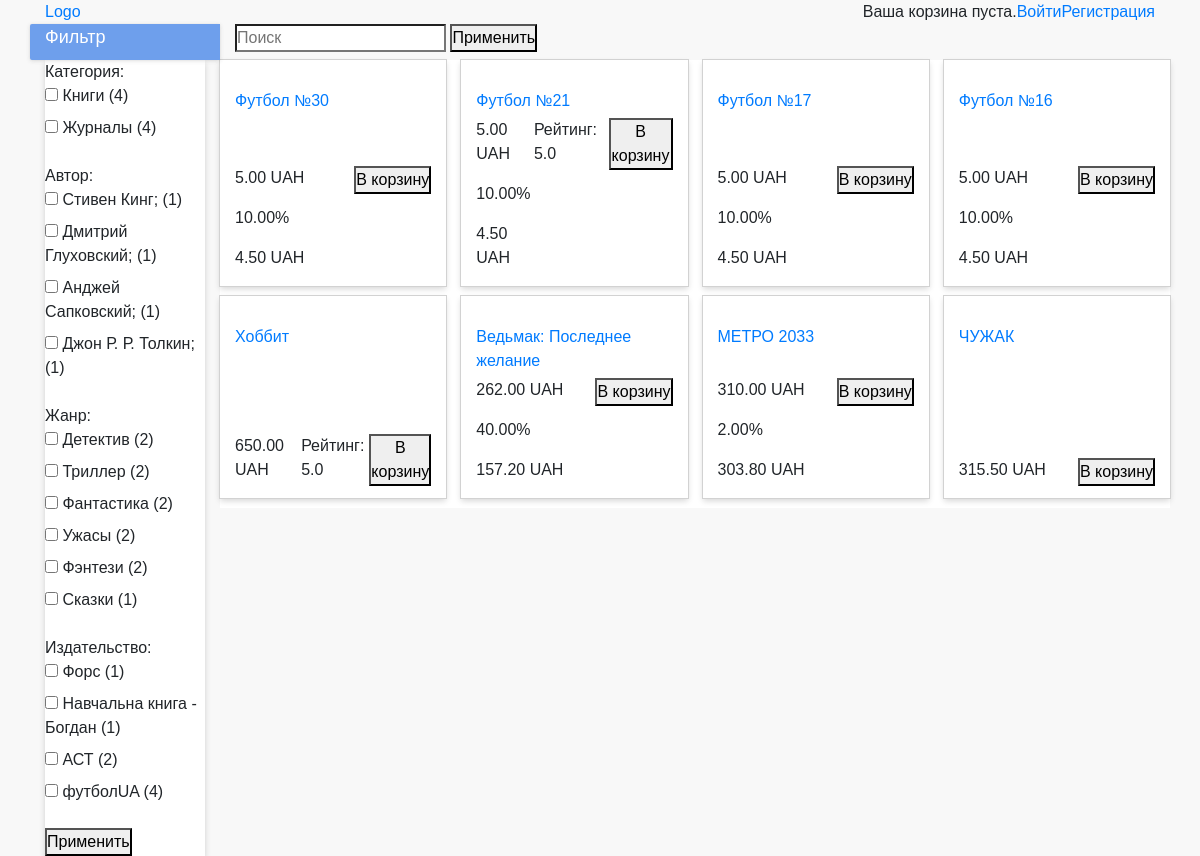
The page / on the database its author committed.
### store/models.py (models this page shows, shortened)
class Category(models.Model):
    name = models.CharField(max_length=50, verbose_name='Категория товару', help_text="Enter product category.",
                            blank=True)
    slug = models.SlugField(max_length=100)
    def __str__(self):
        return self.name
    def counter(self, data):
        queryset = Product.objects.filter(category=self.id)
        return queryset.count()

class BookAuthor(models.Model):
    name = models.CharField(max_length=50, verbose_name='Имя', help_text="Enter author name.", blank=True)
    slug = models.SlugField(max_length=100)
    def __str__(self):
        return self.name + ';'
    def counter(self, data):
        queryset = Book.objects.filter(author=self.id)
        return queryset.count()

class BookGenre(models.Model):
    name = models.CharField(max_length=50, verbose_name='Жанр', help_text="Enter book genre.", blank=True)
    slug = models.SlugField(max_length=100)
    def __str__(self):
        return self.name
    def counter(self, data):
        queryset = Book.objects.filter(genre=self.id)
        return queryset.count()

class Publisher(models.Model):
    name = models.CharField(max_length=50, verbose_name='Жанр', help_text="Enter publisher.", blank=True)
    slug = models.SlugField(max_length=100)
    def __str__(self):
        return self.name
    def counter(self, data):
        queryset = Product.objects.filter(publisher=self.id)
        return queryset.count()

class Product(models.Model):
    category = models.ForeignKey(Category, on_delete=models.SET_NULL, null=True)
    name = models.CharField(max_length=100, verbose_name='Название', help_text="Enter book name.", blank=True)
    publisher = models.ForeignKey(Publisher, on_delete=models.SET_NULL, null=True)
    price = models.DecimalField(max_digits=10, verbose_name='Цена', decimal_places=2, help_text="Enter price book",
                                validators=[MinValueValidator(1)],
                                blank=True)
    Discounts = models.DecimalField(max_digits=10, verbose_name='Скидка', decimal_places=2, help_text="Enter discounts",
                                    validators=[MinValueValidator(0)],
                                    blank=True)
    image = models.ImageField(upload_to='images/products/', verbose_name='Изображение', blank=True, null=True)
    slug = models.SlugField(max_length=100)
    class Meta:
        ordering = ['-id']
    def get_absolute_url(self):
        if self.category.name == 'Книги':
            return reverse('store:book_detail', kwargs={'slug': self.slug})
        else:
            return reverse('store:magazine_detail', kwargs={'slug': self.slug})
    def get_rating(self):
        rating = self.productreviews_set.all().aggregate(Avg('rating'))
        if rating['rating__avg']:
            return 'Рейтинг: %s' % (round(float(rating['rating__avg']), 2))
        else:
            return ''
    def get_discount(self):
        category_discount = self.category.categorydiscount_set.get(category=self.category)
        if category_discount.active:
            if category_discount.discount > self.Discounts:
                return category_discount.discount
            else:
                return self.Discounts
        else:
            return self.Discounts
    def get_discounted_price(self):
        discount = self.get_discount()
        if discount > 0:
            price = self.price - (self.price * (discount / 100))
            return round(price, 2)
        if discount == 0:
            return self.price

class CategoryDiscount(models.Model):
    category = models.ForeignKey(Category, on_delete=models.SET_NULL, null=True)
    discount = models.DecimalField(max_digits=10, verbose_name='Скидка', decimal_places=2, help_text="Enter discounts",
                                   validators=[MinValueValidator(0)],
                                   blank=True)
    active = models.BooleanField(default=False, verbose_name='активация скидки')

### store/views.py (the view)
# urls.py: path('', views.ProductListView.as_view(), name='index'),
class ProductListView(View):
    def get(self, request):
        f = ProductFilter(request.GET, queryset=Product.objects.all())
        url_list = dict(request.GET)
        product_filter_counter(request)
        return render(request, 'index.html',
                      context={'filter': f,
                               'category_list': update_model_counter(request, Category.objects.all()),
                               'author_list': update_model_counter(request, BookAuthor.objects.all()),
                               'genre_list': update_model_counter(request, BookGenre.objects.all()),
                               'publisher_list': update_model_counter(request, Publisher.objects.all()),
                               'url_list': url_list})

### cart/cart.py (called while the page is built)
    def __len__(self):
        return self.cart.__len__()

### cart/cart_in_session.py (called while the page is built)
    def __len__(self):
        return sum(item['quantity'] for item in self.cart.values())

### cart/context_processors.py (called while the page is built)
def cart(request):
    return {'cart_info': CartManager(request)}

### store/filter_counter.py (called while the page is built)
def product_filter_counter(request):
    for model_list in Category.objects.all(), BookGenre.objects.all(), BookAuthor.objects.all(), Publisher.objects.all():
        for model in model_list:
            model.counter(request.GET)

def update_model_counter(request, model):
    model_dict = {}
    for model_item in model:
        model_dict[model_item] = model_item.counter(request.GET)
    return model_dict

### store/templates/index.html (shortened to what this page needs)
{% extends "base_generic.html" %}
{% block sidebar %}
  {% include "navbar.html" %}
{% endblock %}
{% block content %}
  <div class="catalog  block_white">
    <ul class="row catalog-grid">
      {% for product in filter.qs %}
        <li class="col-6 col-md-6 col-xl-3  catalog-grid__cell ">
          <div class="item block_shadow">
            <div class="item__heading">
              <a href={{ product.get_absolute_url }}>{{ product.name }}</a>
            </div>
            <div class="item__bottom">
              <div class="item__price">
                {% if product.get_discount > 0 %}
                  <p>{{ product.price }} UAH</p>
                  <p>{{ product.get_discount }}%</p>
                  <p>{{ product.get_discounted_price }} UAH</p>
                {% else %}
                  <p>{{ product.price }} UAH</p>
                {% endif %}
              </div>
              {{ product.get_rating }}
              <form action="{% url "cart:cart_add" product.id %}" method="post">
                <button class="info-box__button" type="submit" value="Add to cart">В корзину</button>
              </form>
            </div>
          </div>
        </li>
      {% endfor %}
    </ul>
  </div>
{% endblock %}

### store/templates/navbar.html
<nav class="col-12 col-md-3 col-xl-2 sidebar">
  <div id='side-nav' class="block_white block_shadow">
    <form method="get">
      <ul> Категория:
        {% for category_key, category_item in category_list.items %}
          <li><label>
            <input type="checkbox" name="category"
                   value={{ category_key.id }} {% if category_key.id|stringformat:"s" in url_list.category %} checked {% endif %}
                    {% if category_item == 0 %} disabled {% endif %}> {{ category_key }} ({{ category_item }})
          </label></li>
        {% endfor %}
      </ul>
      <ul> Автор:
        {% for author_key, author_item in author_list.items %}
          <li><label>
            <input type="checkbox" name="book__author" value=
                    {{ author_key.id }}{% if author_key.id|stringformat:"s" in url_list.book__author %} checked {% endif %}
                    {% if author_item == 0 %} disabled {% endif %}> {{ author_key }} ({{ author_item }})
          </label></li>
        {% endfor %}
      </ul>
      <ul> Жанр:
        {% for genre_key, genre_item in genre_list.items %}
          <li><label>
            <input type="checkbox" name="book__genre"
                   value={{ genre_key.id }} {% if genre_key.id|stringformat:"s" in url_list.book__genre %} checked {% endif %}
                    {% if genre_item == 0 %} disabled {% endif %}> {{ genre_key }} ({{ genre_item }})
          </label></li>
        {% endfor %}
      </ul>
      <ul> Издательство:
        {% for publisher_key, publisher_item in publisher_list.items %}
          <li><label>
            <input type="checkbox" name="publisher" value=
                    {{ publisher_key.id }}{% if publisher_key.id|stringformat:"s" in url_list.publisher %} checked {% endif %}
                    {% if publisher_item == 0 %} disabled {% endif %}> {{ publisher_key }} ({{ publisher_item }})
          </label></li>
        {% endfor %}
      </ul>
      <button class="info-box__button" type="submit" value="apply">Применить</button>
    </form>
  </div>
</nav>

### static/store/style.css (style rules this page uses)
* { margin: 0; padding: 0; }
body { background-color: #f8f8f8 !important; font-family: 'Fira Sans', sans-serif; }
ul li { list-style-type: none; }
.block_white { background: #fff; }
.block_shadow { box-shadow: 0 3px 6px 0 rgba(0, 0, 0, 0.16); }
.catalog { position: relative; }
.catalog-grid { margin-left: 0; }
.catalog-grid__cell { position: relative; padding-left: 0; padding-bottom: 10px; }
.item { position: relative; display: flex; flex-direction: column; outline: 1px solid #d2d2d2; border: 0; background: #fff; height: 100%; }
.item__heading { padding: 5px 15px; flex: 1 0 auto; }
.item__bottom { flex-shrink: 0; display: flex; justify-content: space-between; padding: 0 15px; }

### rows shown on the page
Category: name "Книги", category_item "4"
Category: name "Журналы", category_item "4"
BookAuthor: name "Стивен Кинг;", id "1"
BookAuthor: name "Дмитрий Глуховский;", author_item "1"
BookAuthor: name "Анджей Сапковский;", author_item "1"
BookAuthor: name "Джон Р. Р. Толкин;", author_item "1"
BookGenre: name "Детектив", genre_item "2"
BookGenre: name "Триллер", id "2"
BookGenre: name "Фантастика", genre_item "2"
BookGenre: name "Ужасы", genre_item "2"
BookGenre: name "Фэнтези", genre_item "2"
BookGenre: name "Сказки", genre_item "1"
Publisher: name "Форс", publisher_item "1"
Publisher: name "Навчальна книга - Богдан", publisher_item "1"
Publisher: name "АСТ", publisher_item "2"
Publisher: name "футболUA", publisher_item "4"
Product: name "Футбол №30", price "5.00", get_discount "10.00", get_discounted_price "4.50"
Product: name "Футбол №21", price "5.00", get_discount "10.00", get_discounted_price "4.50", get_rating "Рейтинг: 5.0"
Product: name "Футбол №17", price "5.00", get_discount "10.00", get_discounted_price "4.50"
Product: name "Футбол №16", price "5.00", get_discount "10.00", get_discounted_price "4.50"
Product: name "Хоббит", price "650.00", get_rating "Рейтинг: 5.0"
Product: name "Ведьмак: Последнее желание", price "262.00", get_discount "40.00", get_discounted_price "157.20"
Product: name "МЕТРО 2033", price "310.00", get_discount "2.00", get_discounted_price "303.80"
Product: name "ЧУЖАК", price "315.50"
